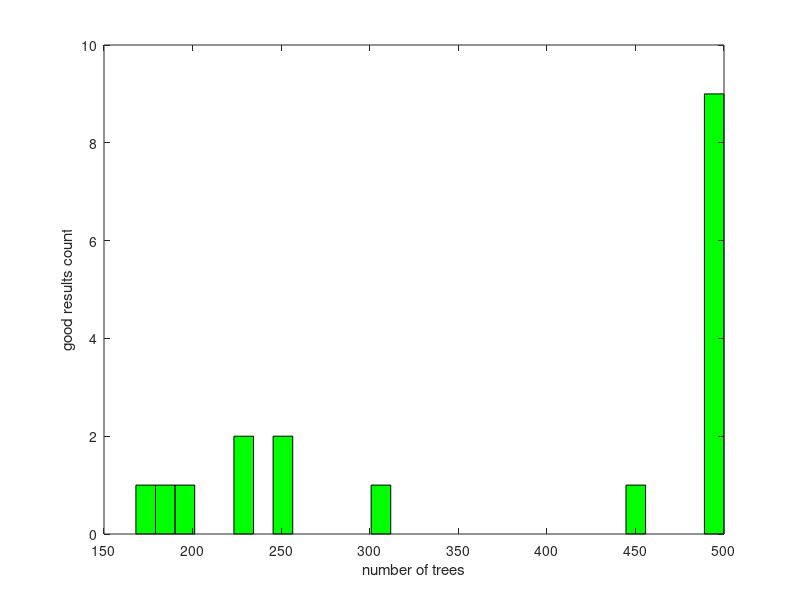
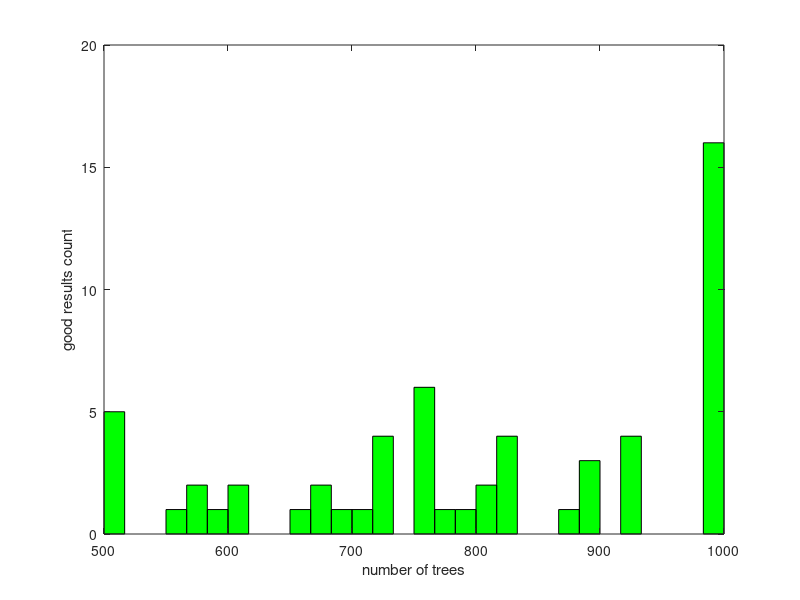

MATLAB code to generate these figures, in order:
% histogram of good results vs the number of trees

results1 = csvread( 'results1.csv' );
err = results1(:,1);
green = err < 0.09;

hist( results1( green, 2 ), 30 );
xlabel( 'number of trees')
ylabel( 'good results count' )

h = findobj(gca,'Type','patch');
set(h,'FaceColor','g','EdgeColor','k');

figure( 2 );

results2 = csvread( 'results2.csv' );
err = results2(:,1);
green = err < 0.09;

hist( results2( green, 2 ), 30 );
xlabel( 'number of trees')
ylabel( 'good results count' )

h = findobj( gca, 'Type', 'patch' );
set( h, 'FaceColor', 'g', 'EdgeColor', 'k' );